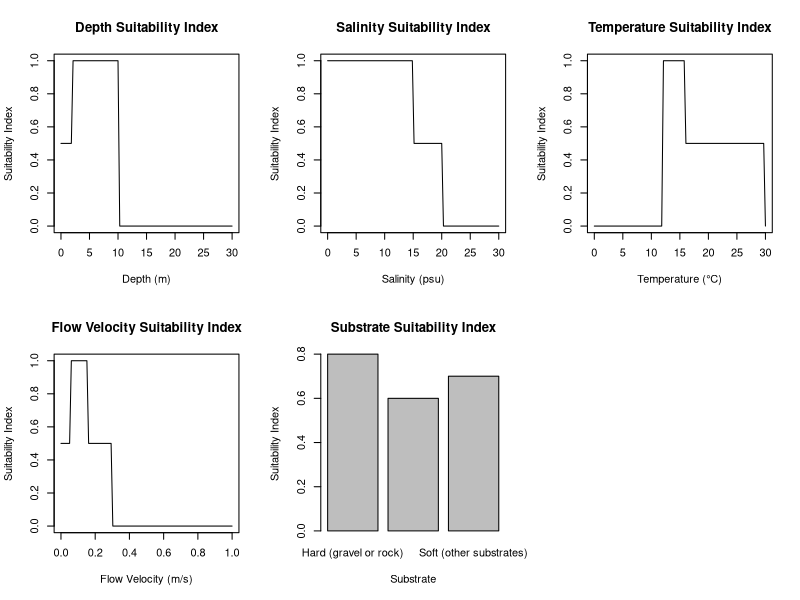

Write the R code that produced this figure.
## ---- chunk 1
# automatically create a bib database for R packages
knitr::write_bib(c(
  .packages(), 'bookdown', 'knitr', 'rmarkdown'
), 'packages.bib')
## ---- chunk 2
# Required packages
#library(ggplot2)
#library(sf)

# Read the alewife habitat data (replace "alewife_habitat.shp" with the actual file name and path)
#alewife_habitat <- st_read("alewife_habitat.shp")

# Plot the map
#ggplot() +
#  geom_sf(data = alewife_habitat, fill = "lightblue", color = "black") +
#  coord_sf() +
#  labs(title = "Alewife Habitat Distribution",
#       subtitle = "Northeastern United States",
#       x = "Longitude", y = "Latitude")
## ---- chunk 3
library(knitr)

# Create the data for the table
index <- c("a. Depth", "b. Salinity", "c. Temperature", "d. Flow Velocity", "e. Substrate")
breakpoints <- c("Depth ≤ 2 m: 0.5\nDepth > 2 m: 1",
                 "Salinity < 15 psu: 1\nSalinity ≤ 20 psu: 0.5",
                 "Temperature 12-16°C: 1\nTemperature > 16°C & ≤ 29.7°C: 0.5",
                 "Velocity 0.06-0.16 m/s: 1\nVelocity < 0.3 m/s: 0.5",
                 "Hard (gravel or rock): 0.8\nSandy: 0.6\nSoft (other substrates): 0.7\nSuspended sediments: 0.9")

# Create a data frame
df <- data.frame(Index = index, Breakpoints = breakpoints)

# Print the table using kable
kable(df, format = "markdown")
## ---- chunk 4
par(mfrow=c(2, 3))

# Depth Suitability Index
depth_values <- seq(0, 30, length.out = 100)
depth_suitability <- ifelse(depth_values <= 2, 0.5, ifelse(depth_values <= 10, 1, 0))
plot(depth_values, depth_suitability, type = "l", xlab = "Depth (m)", ylab = "Suitability Index")
title("Depth Suitability Index")

# Salinity Suitability Index
salinity_values <- seq(0, 30, length.out = 100)
salinity_suitability <- ifelse(salinity_values < 15, 1, ifelse(salinity_values <= 20, 0.5, 0))
plot(salinity_values, salinity_suitability, type = "l", xlab = "Salinity (psu)", ylab = "Suitability Index")
title("Salinity Suitability Index")

# Temperature Suitability Index
temperature_values <- seq(0, 30, length.out = 100)
temperature_suitability <- ifelse(temperature_values >= 12 & temperature_values <= 16, 1, ifelse(temperature_values > 16 & temperature_values <= 29.7, 0.5, 0))
plot(temperature_values, temperature_suitability, type = "l", xlab = "Temperature (°C)", ylab = "Suitability Index")
title("Temperature Suitability Index")

# Flow Velocity Suitability Index
velocity_values <- seq(0, 1, length.out = 100)
velocity_suitability <- ifelse(velocity_values >= 0.06 & velocity_values <= 0.16, 1, ifelse(velocity_values < 0.3, 0.5, 0))
plot(velocity_values, velocity_suitability, type = "l", xlab = "Flow Velocity (m/s)", ylab = "Suitability Index")
title("Flow Velocity Suitability Index")

# Substrate Suitability Index
substrate <- c("Hard (gravel or rock)", "Sandy", "Soft (other substrates)")
substrate_suitability <- c(0.8, 0.6, 0.7)
barplot(substrate_suitability, names.arg = substrate, xlab = "Substrate", ylab = "Suitability Index")
title("Substrate Suitability Index")
